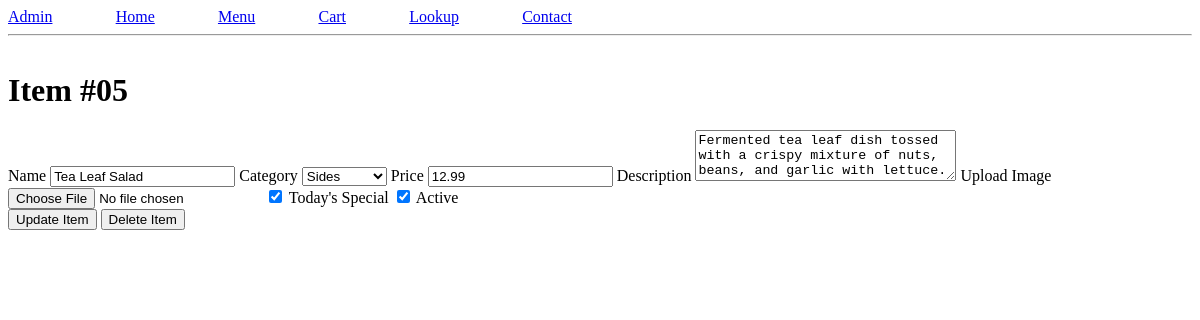
/admin/menu/update/5, run on the app's committed database.
### tables this page shows
CREATE TABLE "menu" (
	"id"	INTEGER,
	"name"	TEXT NOT NULL,
	"category"	TEXT NOT NULL,
	"price"	REAL NOT NULL,
	"description"	TEXT,
	"is_special"	TEXT DEFAULT 1 CHECK("is_special" IN (0, 1)),
	"is_active"	INTEGER DEFAULT 1 CHECK("is_active" IN (0, 1)),
	"image"	TEXT,
	FOREIGN KEY("category") REFERENCES "category"("code"),
	PRIMARY KEY("id" AUTOINCREMENT)
);

### app/admin/routes.py (the view, shortened to what this page needs)
@bp.route('/menu/update/<int:id>', methods=['GET', 'POST'])
def update_item(id):
    item = query_db('select * from menu where id = ?', (id,), one=True)
    if not item: abort(404)
    return render_template('admin/update_item.html', title=f'Item #{item["id"]:02d}', item=item)

### db.py (called while the page is built)
def get_db():
    if 'db' not in g:
        g.db = sqlite3.connect(
            current_app.config['DATABASE'],
            detect_types=sqlite3.PARSE_DECLTYPES
        )
        g.db.row_factory = sqlite3.Row
    return g.db

def query_db(query, args=(), one=False):
    cur = get_db().execute(query, args)
    results = cur.fetchall()
    cur.close()
    return (results[0] if results else None) if one else results

### app/templates/admin/update_item.html (shortened to what this page needs)
{% extends 'base.html' %}
{% block content %}
<form method="post" enctype="multipart/form-data">
  <label for="name">Name</label>
  <input type="text" name="name" value="{{ item['name'] }}" required>
  <label for="category">Category</label>
  <select name="category" required>
    <option value="sides" {{ "selected" if item["category"] == "sides" else none}}>Sides</option>
  </select>
  <label for="price">Price</label>
  <input type="number" name="price" step="0.01" value="{{ item['price'] }}" required>
  <label for="description">Description</label>
  <textarea name="description" rows="3" cols="30" placeholder="optional">{{ item['description'] }}</textarea>
  <label for="image">Upload Image</label>
  <input type="file" name="image">
  <input type="checkbox" name="special" {{ "checked" if item["is_special"] else none }}>
  <label for="special">Today's Special</label>
  <input type="checkbox" name="active" {{ "checked" if item["is_active"] else none }}>
  <label for="active">Active</label><br>
  <button>Update Item</button>
  <button formaction="{{ url_for('admin.delete_item', id=item['id']) }}" onclick="confirm('Are you sure you want to delete this item?')">Delete Item</button>
</form>
{% endblock %}

### data on the page
menu: name "Tea Leaf Salad", price "12.99", description "Fermented tea leaf dish tossed with a crispy mixture of nuts, beans, and garlic with lettuce."

### other printed values
{{ title }} "Item #05"
